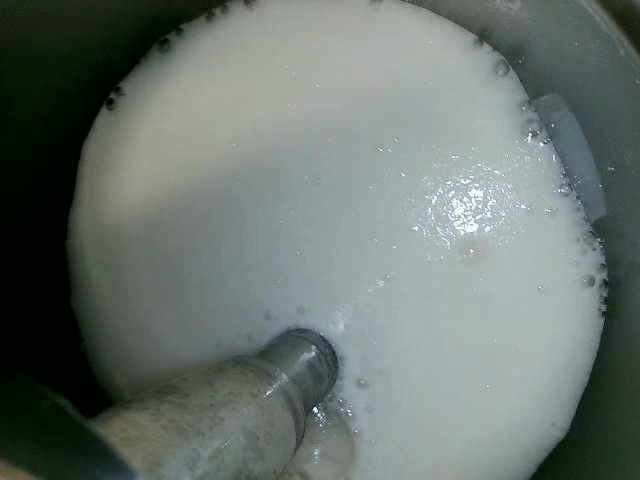
#> input picture images/frame_no_0666.png, 640 x 480 px
$ python splitmerge.py
#> lines starting #> are read from the running program, lines starting #| are printed output that depends on the picture; after the words box and inside, x2 and y2 are one past the last pixel; in counts of white or black regions, pixels touching at a corner belong together
import cv2
import numpy as np

def is_homogeneous(region, threshold):
    """Check if the region is homogeneous based on the intensity threshold."""
    min_val, max_val = np.min(region), np.max(region)
    return (max_val - min_val) <= threshold

def split_and_merge(image, threshold):
    """Segment the image by recursively splitting and merging regions."""

    def recursive_split(region):
        rows, cols = region.shape
#> rows = 480; cols = 640
        if rows <= 1 or cols <= 1:
            return np.zeros_like(region, dtype=np.uint8)

        if is_homogeneous(region, threshold):
#> in is_homogeneous, `min_val, max_val = np.min(region), np.max(region)`: min_val = 0; max_val = 253
            return np.ones_like(region, dtype=np.uint8)

        # Split the region into four quadrants
        mid_row, mid_col = rows // 2, cols // 2
#> mid_row = 240; mid_col = 320

        # Ensure quadrants are correctly sized
        top_left = region[:mid_row, :mid_col]
        top_right = region[:mid_row, mid_col:]
        bottom_left = region[mid_row:, :mid_col]
        bottom_right = region[mid_row:, mid_col:]
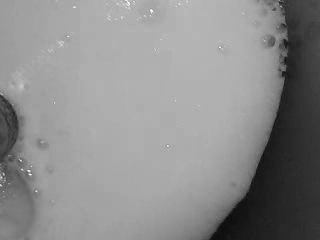
#> bottom_right: shape (240, 320); min 10, max 252, mean 140

        # Create empty segmented image of the same size
        segmented_quadrants = np.zeros_like(region, dtype=np.uint8)

        # Recursive splitting and assignment to segmented_quadrants
        segmented_quadrants[:mid_row, :mid_col] = recursive_split(top_left)
#> in recursive_split (call 2), `mid_row, mid_col = rows // 2, cols // 2`: mid_row = 120; mid_col = 160
#> in recursive_split (call 2), `bottom_left = region[mid_row:, :mid_col]`:
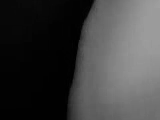
#> bottom_left: shape (120, 160); min 0, max 160, mean 62.8
#> in recursive_split (call 2), `bottom_right = region[mid_row:, mid_col:]`:
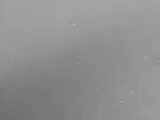
#> bottom_right: shape (120, 160); min 110, max 212, mean 144.2
#> in recursive_split (call 3), `mid_row, mid_col = rows // 2, cols // 2`: mid_row = 60; mid_col = 80
#> in recursive_split (call 4), `mid_row, mid_col = rows // 2, cols // 2`: mid_row = 30; mid_col = 40
#> in recursive_split (call 4), `bottom_right = region[mid_row:, mid_col:]`:
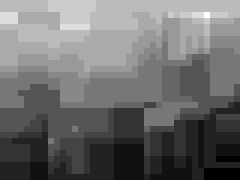
#> bottom_right: shape (30, 40) (shown 6 times larger); min 17, max 32, mean 23.4; drawn with min black and max white
#> in recursive_split (call 5), `segmented_quadrants[:mid_row, :mid_col] = recursive_split(top_left)`: segmented_quadrants: shape (30, 40); values 0 (black) and 1 (white), 23.2% white; 1 white region, box (x1, y1, x2, y2) and area: (0, 0, 20, 15) 278
#> in recursive_split (call 5), `segmented_quadrants[:mid_row, mid_col:] = recursive_split(top_right)`: segmented_quadrants: shape (30, 40); values 0 (black) and 1 (white), 46.8% white; 1 white region, box (x1, y1, x2, y2) and area: (0, 0, 40, 15) 562
#> in recursive_split (call 5), `segmented_quadrants[mid_row:, :mid_col] = recursive_split(bottom_left)`: segmented_quadrants: shape (30, 40); values 0 (black) and 1 (white), 71.4% white; 6 black regions (5 under 20 px), largest, box (x1, y1, x2, y2) and area: (15, 15, 40, 30) 305
#> in recursive_split (call 5), `segmented_quadrants[mid_row:, mid_col:] = recursive_split(bottom_right)`: segmented_quadrants: shape (30, 40); values 0 (black) and 1 (white), 96% white; black in thin lines or dots, all inside (x1, y1, x2, y2) = (10, 7, 32, 16)
#> in recursive_split (call 4), `segmented_quadrants[:mid_row, :mid_col] = recursive_split(top_left)`: segmented_quadrants: shape (60, 80); values 0 (black) and 1 (white), 24% white; 1 white region, box (x1, y1, x2, y2) and area: (0, 0, 40, 30) 1152
#> in recursive_split (call 4), `segmented_quadrants[:mid_row, mid_col:] = recursive_split(top_right)`: segmented_quadrants: shape (60, 80); values 0 (black) and 1 (white), 49% white; 1 white region, box (x1, y1, x2, y2) and area: (0, 0, 80, 30) 2352
#> in recursive_split (call 4), `segmented_quadrants[mid_row:, :mid_col] = recursive_split(bottom_left)`: segmented_quadrants: shape (60, 80); values 0 (black) and 1 (white), 74% white; 7 black regions (6 under 20 px), largest, box (x1, y1, x2, y2) and area: (40, 30, 80, 60) 1200
#> in recursive_split (call 3), `segmented_quadrants[:mid_row, :mid_col] = recursive_split(top_left)`: segmented_quadrants: shape (120, 160); values 0 (black) and 1 (white), 24.8% white; 1 white region, box (x1, y1, x2, y2) and area: (0, 0, 80, 60) 4752
#> in recursive_split (call 3), `segmented_quadrants[:mid_row, mid_col:] = recursive_split(top_right)`: segmented_quadrants: shape (120, 160); values 0 (black) and 1 (white), 48.6% white; 3 white regions (1 under 20 px), largest, box (x1, y1, x2, y2) and area: (0, 0, 160, 60) 9286, (155, 52, 160, 60) 30
#> in recursive_split (call 3), `segmented_quadrants[mid_row:, :mid_col] = recursive_split(bottom_left)`: segmented_quadrants: shape (120, 160); values 0 (black) and 1 (white), 73.6% white; 7 black regions (6 under 20 px), largest, box (x1, y1, x2, y2) and area: (80, 37, 160, 120) 5022
#> in recursive_split (call 3), `segmented_quadrants[mid_row:, mid_col:] = recursive_split(bottom_right)`:
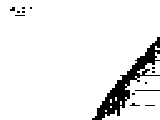
#> segmented_quadrants: shape (120, 160); values 0 (black) and 1 (white), 92.8% white; 14 black regions (12 under 20 px), largest, box (x1, y1, x2, y2) and area: (92, 37, 160, 120) 1264, (135, 90, 160, 91) 25
#> in recursive_split (call 2), `segmented_quadrants[:mid_row, :mid_col] = recursive_split(top_left)`: segmented_quadrants: shape (240, 320); values 0 (black) and 1 (white), 23.2% white; 10 white regions (6 under 20 px), largest, box (x1, y1, x2, y2) and area: (0, 0, 160, 120) 16057, (102, 76, 160, 120) 1504, (137, 61, 160, 75) 178, (155, 52, 160, 60) 30
#> in recursive_split (call 2), `segmented_quadrants[:mid_row, mid_col:] = recursive_split(top_right)`: segmented_quadrants: shape (240, 320); values 0 (black) and 1 (white), 45.6% white; 27 white regions (20 under 20 px), largest, box (x1, y1, x2, y2) and area: (102, 0, 320, 120) 17484, (0, 0, 212, 120) 17128, (185, 31, 197, 45) 74
#> in recursive_split (call 2), `segmented_quadrants[mid_row:, :mid_col] = recursive_split(bottom_left)`: segmented_quadrants: shape (240, 320); values 0 (black) and 1 (white), 68.9% white; 42 black regions (35 under 20 px), largest, box (x1, y1, x2, y2) and area: (160, 120, 320, 240) 19200, (65, 0, 270, 240) 4242, (280, 63, 290, 73) 60
#> in recursive_split (call 2), `segmented_quadrants[mid_row:, mid_col:] = recursive_split(bottom_right)`: segmented_quadrants: shape (240, 320); values 0 (black) and 1 (white), 93.5% white; 50 black regions (40 under 20 px), largest, box (x1, y1, x2, y2) and area: (65, 0, 270, 240) 4242, (300, 176, 315, 185) 69, (280, 63, 290, 73) 60
#> segmented_quadrants: shape (480, 640); values 0 (black) and 1 (white), 23.4% white; 32 white regions (23 under 20 px), largest, box (x1, y1, x2, y2) and area: (80, 0, 320, 240) 45191, (0, 0, 212, 240) 26179, (185, 31, 197, 45) 74
        segmented_quadrants[:mid_row, mid_col:] = recursive_split(top_right)
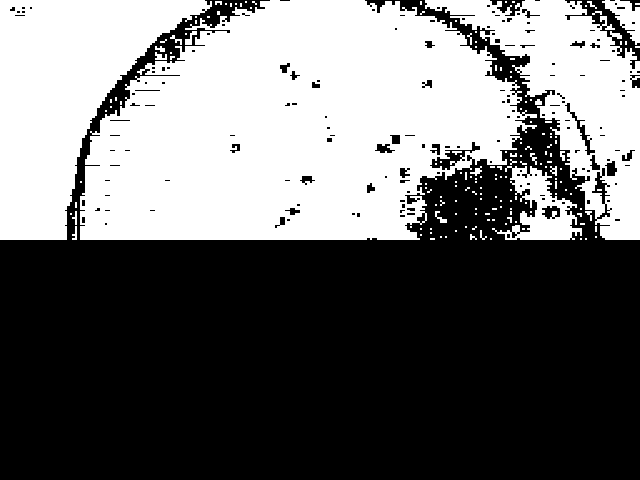
#> segmented_quadrants: shape (480, 640); values 0 (black) and 1 (white), 42.6% white; 165 white regions (139 under 20 px), largest, box (x1, y1, x2, y2) and area: (80, 0, 537, 240) 79453, (0, 0, 212, 240) 26179, (425, 0, 640, 240) 20030
        segmented_quadrants[mid_row:, :mid_col] = recursive_split(bottom_left)
#> segmented_quadrants: shape (480, 640); values 0 (black) and 1 (white), 64% white; 331 black regions (268 under 20 px), largest, box (x1, y1, x2, y2) and area: (207, 0, 640, 480) 95252, (65, 0, 270, 393) 5347, (55, 393, 145, 480) 1565
        segmented_quadrants[mid_row:, mid_col:] = recursive_split(bottom_right)
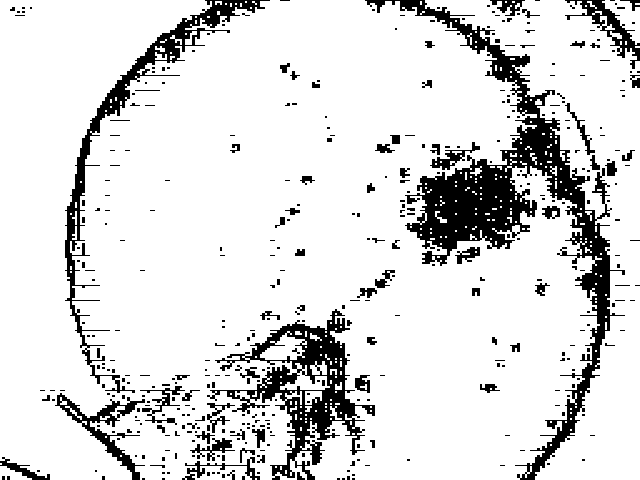
#> segmented_quadrants: shape (480, 640); values 0 (black) and 1 (white), 86.1% white; 412 black regions (334 under 20 px), largest, box (x1, y1, x2, y2) and area: (365, 0, 625, 480) 18256, (207, 309, 375, 480) 7427, (65, 0, 270, 393) 5347

        return segmented_quadrants

    def merge_regions(segmented):
        """Merge adjacent regions if they are similar."""
        # Placeholder function for merging adjacent regions if needed
        return segmented

    # Ensure the image is grayscale
    if len(image.shape) == 3:
        image = cv2.cvtColor(image, cv2.COLOR_BGR2GRAY)

    # Apply the region splitting and merging algorithm
    segmented_image = recursive_split(image)
    segmented_image = merge_regions(segmented_image)

    return segmented_image

def main():
    # Load the image
    # url = 'https://www.experian.com/blogs/news/wp-content/uploads/2012/06/cars.png'  # Replace with your image URL
    # file_path = 'R.png'  # Fallback file path
    # url = None
    image = cv2.imread('images/frame_no_0666.png', cv2.IMREAD_GRAYSCALE)

    if image is None:
        print("Error loading image.")
        return

    # Set the threshold for homogeneity
    threshold = 6  # Adjust this value as needed

    # Segment the image
    result = split_and_merge(image, threshold)

    # Save and display the segmented image
    cv2.imwrite('Qsegmented_image.png', result * 255)
    cv2.imshow('Segmented Image', result * 255)
    cv2.waitKey(0)
    cv2.destroyAllWindows()

if __name__ == "__main__":
    main()

$ run again, with images/frame_no_0614.png copied over images/frame_no_0666.png
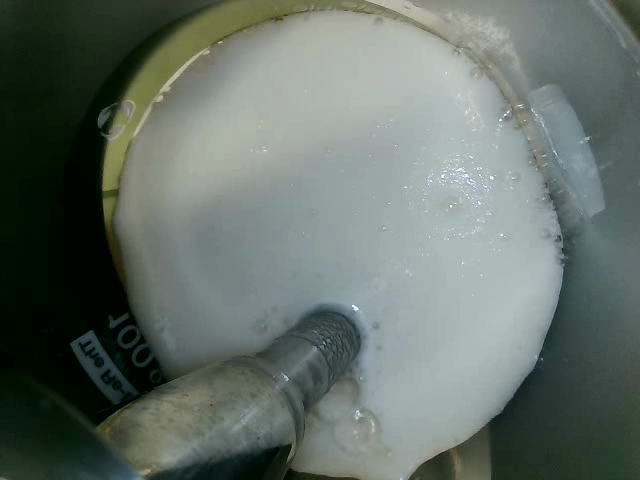
#> input picture images/frame_no_0614.png, 640 x 480 px
#> min_val = 0; max_val = 251
#> mid_row = 240; mid_col = 320
#> mid_row = 120; mid_col = 160
#> top_left: shape (120, 160)
#> top_right: shape (120, 160)
#> bottom_left: shape (120, 160)
#> in recursive_split (call 2), `bottom_right = region[mid_row:, mid_col:]`:
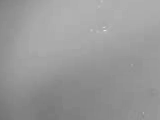
#> bottom_right: shape (120, 160); min 116, max 231, mean 153.1
#> top_left: shape (60, 80)
#> top_right: shape (60, 80)
#> bottom_left: shape (60, 80)
#> bottom_right: shape (60, 80)
#> top_left: shape (30, 40)
#> top_right: shape (30, 40)
#> bottom_left: shape (30, 40)
#> bottom_right: shape (30, 40)
#> in recursive_split, `segmented_quadrants[mid_row:, mid_col:] = recursive_split(bottom_right)`:
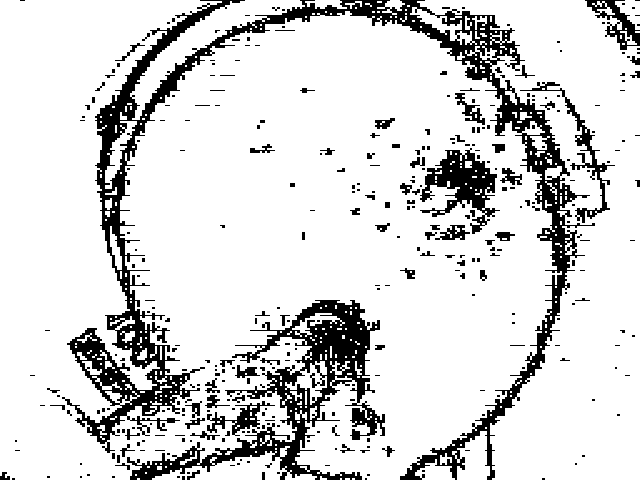
#> segmented_quadrants: shape (480, 640); values 0 (black) and 1 (white), 84.4% white; 342 black regions (261 under 20 px), largest, box (x1, y1, x2, y2) and area: (62, 0, 595, 480) 25458, (127, 300, 385, 480) 10654, (420, 148, 500, 234) 2791
